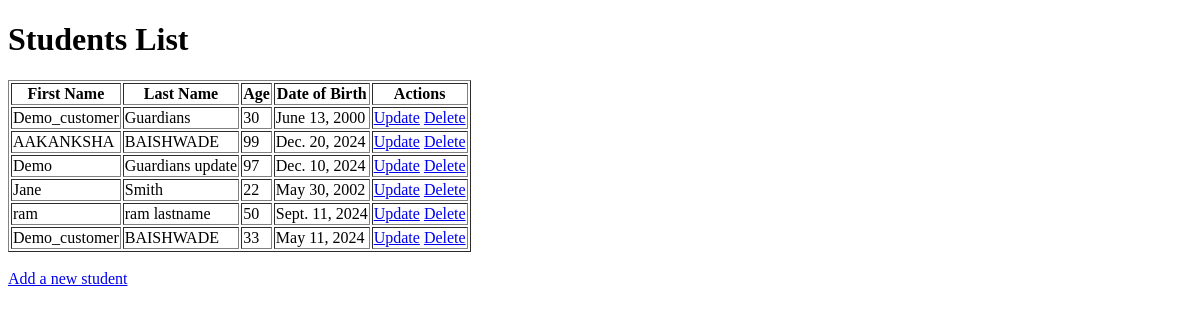
The app's page /app/student-curd/, older data.
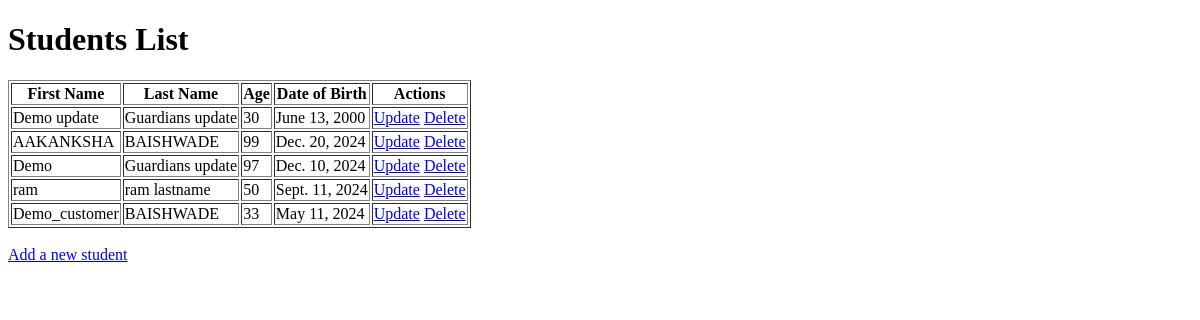
The same page, newer data.
### appname/models.py (models this page shows, shortened)
class Student(models.Model):
    first_name = models.CharField(max_length=100)
    last_name = models.CharField(max_length=100)
    age = models.IntegerField() #123
    date_of_birth = models.DateField()

### appname/views.py (the view)
# urls.py: path('student-curd/', views.get_students, name='student_list'),  # URL for student list
def get_students(request):
    students = Student.objects.all()
    return render(request, 'students3.html', {'students': students})

### templates/students3.html (shortened to what this page needs)
<!DOCTYPE html>
<html lang="en">
<head>
</head>
<body>
    <h1>Students List</h1>
    <table border="1">
        <tr>
            <th>First Name</th>
            <th>Last Name</th>
            <th>Age</th>
            <th>Date of Birth</th>
            <th>Actions</th>
        </tr>
        {% for student in students %}
        <tr>
            <td>{{ student.first_name }}</td>
            <td>{{ student.last_name }}</td>
            <td>{{ student.age }}</td>
            <td>{{ student.date_of_birth }}</td>
            <td>
                <a href="{% url 'update_student' student.id %}">Update</a>
                <a href="{% url 'delete_student' student.id %}">Delete</a>
            </td>
        </tr>
        {% endfor %}
    </table>
    <br>
    <a href="{% url 'add_student' %}">Add a new student</a>
</body>
</html>

Row changes from the older to the newer data that the page shows:
removed Student: first_name "Jane", last_name "Smith", age "22", date_of_birth "May 30, 2002"
changed Student: first_name "Demo_customer" → "Demo update"; last_name "Guardians" → "Guardians update"
